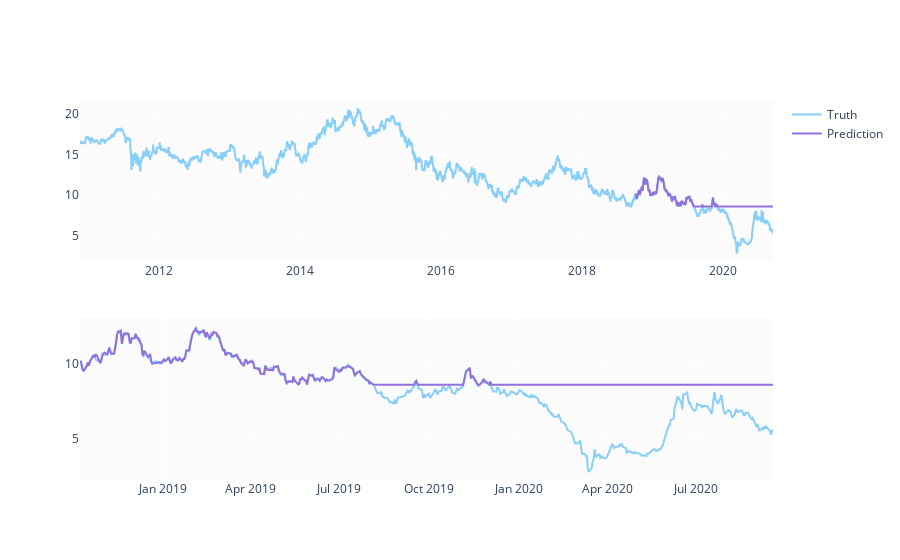

The code cell stored with this chart in its notebook:
### Code cell
predicted_prices = df.loc[test_split_idx+1:].copy()
predicted_prices['Otwarcie'] = y_pred

fig = make_subplots(rows=2, cols=1)
fig.add_trace(go.Scatter(x=df.Data, y=df.Otwarcie,
                        name='Truth',
                        marker_color='LightSkyBlue'), row=1, col=1)

fig.add_trace(go.Scatter(x=predicted_prices.Data,
                        y=predicted_prices.Otwarcie,
                        name='Prediction',
                        marker_color='MediumPurple'), row=1, col=1)

fig.add_trace(go.Scatter(x=predicted_prices.Data,
                        y=y_test,
                        name='Truth',
                        marker_color='LightSkyBlue',
                        showlegend=False), row=2, col=1)

fig.add_trace(go.Scatter(x=predicted_prices.Data,
                        y=y_pred,
                        name='Prediction',
                        marker_color='MediumPurple',
                        showlegend=False), row=2, col=1)

fig.show()

### Figure 1 — Plotly figure (JSON) as saved in the notebook; plotly's stock layout.template omitted (floating-point values rounded to 4 significant figures; data arrays with more than 128 entries replaced by an {"elided": "..."} marker saying what was removed)
{"data": [{"marker": {"color": "LightSkyBlue"}, "name": "Truth", "type": "scatter", "x": {"elided": "2462 str values"}, "xaxis": "x", "y": {"elided": "2462 float values"}, "yaxis": "y"}, {"marker": {"color": "MediumPurple"}, "name": "Prediction", "type": "scatter", "x": {"elided": "492 str values"}, "xaxis": "x", "y": {"elided": "492 float values"}, "yaxis": "y"}, {"marker": {"color": "LightSkyBlue"}, "name": "Truth", "showlegend": false, "type": "scatter", "x": {"elided": "492 str values"}, "xaxis": "x2", "y": {"elided": "492 float values"}, "yaxis": "y2"}, {"marker": {"color": "MediumPurple"}, "name": "Prediction", "showlegend": false, "type": "scatter", "x": {"elided": "492 str values"}, "xaxis": "x2", "y": {"elided": "492 float values"}, "yaxis": "y2"}], "layout": {"xaxis": {"anchor": "y", "domain": [0, 1]}, "xaxis2": {"anchor": "y2", "domain": [0, 1]}, "yaxis": {"anchor": "x", "domain": [0.575, 1]}, "yaxis2": {"anchor": "x2", "domain": [0, 0.425]}}}
